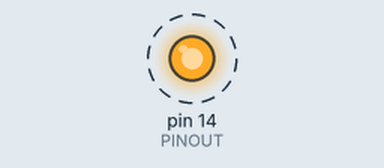
Simulated run of this sketch. Board: Arduino Uno, built with avr-gcc and run on an emulated ATmega328P. Parts: output pins drawn as LEDs (lit = HIGH). Dashed ring = blinking.

Above: at 0.2 s.
Timing chart, 0 to 3.0 s (numbered marks = the images above):
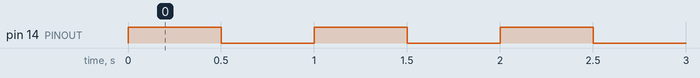

The sketch:

BlinkESP8266.ino
```cpp
//#include <ESP8266HTTPClient.h>

#define PINOUT 14

void setup() {
//  Serial.begin(74880);
  Serial.begin(115200);
  pinMode(PINOUT, OUTPUT);
}

void loop() {
  static int i = 0;
  digitalWrite(PINOUT, HIGH);
  delay(500);
  digitalWrite(PINOUT, LOW);
  delay(500);
//  Serial.println(sin((i * PI) / 18)*7);
  i++;
}
/*
void serialEvent() {
  char buf[10];
  int j = 0;
  while (Serial.available() > 0) {
    int cnt = Serial.readBytes(buf, 10);
    for (int i = 0; i < cnt; i++, j++) {
      Serial.write(buf[i]);
    }
    Serial.println(" - Сам такой:");
  }
  delay(20);
}
*/
```

Measured:
- by itself, pin 14 (PINOUT): alternates HIGH for 0.50 s and LOW for 0.50 s
